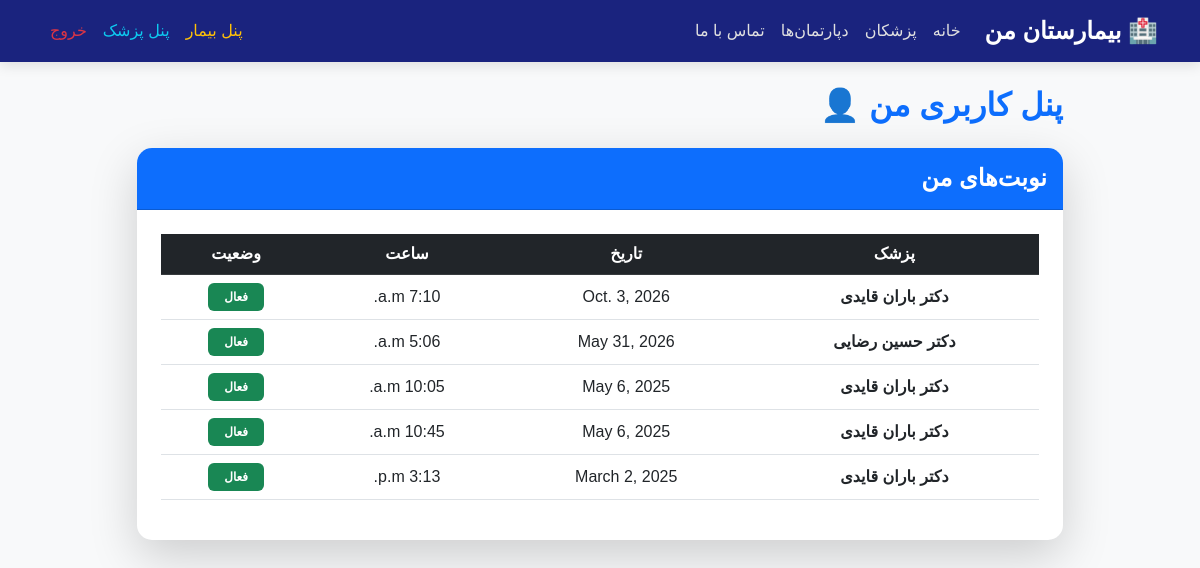
/dashboard/ (signed in), run on the app's committed database.
### hospital/models.py (models this page shows, shortened)
class Appointment(models.Model):
    doctor = models.ForeignKey(Doctor, on_delete=models.CASCADE, verbose_name="پزشک")
    patient = models.ForeignKey(Patient, on_delete=models.CASCADE, verbose_name="بیمار")
    date = models.DateField(verbose_name="تاریخ")
    time = models.TimeField(verbose_name="ساعت")
    is_active = models.BooleanField(default=True, verbose_name="فعال")
    class Meta:
        verbose_name = "نوبت"
        verbose_name_plural = "نوبت‌ها"

class Doctor(models.Model):
    user = models.OneToOneField('auth.User', on_delete=models.CASCADE, null=True, blank=True, verbose_name="کاربر")
    first_name = models.CharField(max_length=50, verbose_name="نام")
    last_name = models.CharField(max_length=50, verbose_name="نام خانوادگی")
    department = models.ForeignKey(Department, on_delete=models.CASCADE, verbose_name="دپارتمان")
    specialty = models.CharField(max_length=100, verbose_name="تخصص")
    class Meta:
        verbose_name = "پزشک"
        verbose_name_plural = "پزشکان"

### hospital/views.py (the view)
# urls.py: path('dashboard/', views.patient_dashboard, name='patient_dashboard'),
@login_required
def patient_dashboard(request):
    appointments = Appointment.objects.filter(patient__user=request.user).order_by('-date')
    return render(request, 'dashboard.html', {'appointments': appointments})

### hospital/templates/dashboard.html (shortened to what this page needs)
{% extends 'base.html' %}
{% block content %}
<div class="row justify-content-center">
    <div class="col-md-10">
        <h2 class="mb-4 text-primary fw-bold">پنل کاربری من 👤</h2>
        <div class="card shadow-lg border-0" style="border-radius: 15px;">
            <div class="card-header bg-primary text-white py-3" style="border-radius: 15px 15px 0 0;">
                <h4 class="mb-0 fw-bold">نوبت‌های من</h4>
            </div>
            <div class="card-body p-4">
                <table class="table table-hover text-center align-middle">
                    <thead class="table-dark">
                        <tr>
                            <th>پزشک</th>
                            <th>تاریخ</th>
                            <th>ساعت</th>
                            <th>وضعیت</th>
                        </tr>
                    </thead>
                    <tbody>
                        {% for app in appointments %}
                        <tr>
                            <td class="fw-bold">دکتر {{ app.doctor.first_name }} {{ app.doctor.last_name }}</td>
                            <td>{{ app.date }}</td>
                            <td>{{ app.time }}</td>
                            <td>
                                {% if app.is_active %}
                                    <span class="badge bg-success px-3 py-2">فعال</span>
                                {% else %}
                                    <span class="badge bg-danger px-3 py-2">لغو شده</span>
                                {% endif %}
                            </td>
                        </tr>
                        {% empty %}
                        <tr>
                            <td colspan="4" class="text-muted p-4">شما هیچ نوبتی ندارید.</td>
                        </tr>
                        {% endfor %}
                    </tbody>
                </table>
            </div>
        </div>
    </div>
</div>
{% endblock %}

### hospital/templates/base.html (style rules this page uses)
body { font-family: Tahoma, Arial, sans-serif; background-color: #f8f9fa; }

### data on the page
Appointment: doctor.first_name "باران", doctor.last_name "قایدی", date "Oct. 3, 2026", time "7:10 a.m.", is_active "فعال"
Appointment: doctor.first_name "حسین", doctor.last_name "رضایی", date "May 31, 2026", time "5:06 a.m.", is_active "فعال"
Appointment: doctor.first_name "باران", doctor.last_name "قایدی", date "May 6, 2025", time "10:05 a.m.", is_active "فعال"
Appointment: doctor.first_name "باران", doctor.last_name "قایدی", date "May 6, 2025", time "10:45 a.m.", is_active "فعال"
Appointment: doctor.first_name "باران", doctor.last_name "قایدی", date "March 2, 2025", time "3:13 p.m.", is_active "فعال"
